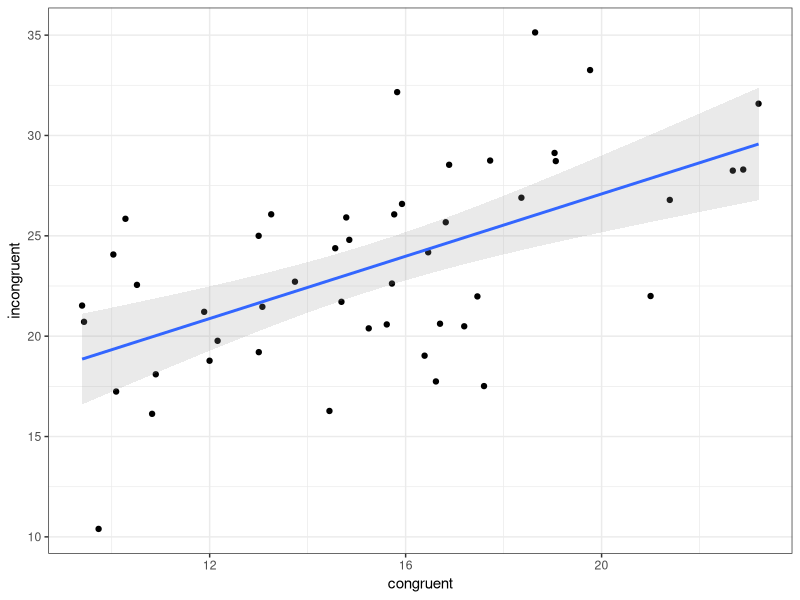

The R source for this figure: (Note: this script raises an error after producing the figure.)
# basic operators  <-- also note # for comments

2 + 2

10 - 7

6 * 3

5/2

2^5 # or 2**5

# assignment

x <- 2 + 3
x

# vectors

y <- c(1, 2, 3, 4, 5)
y

z <- seq(0, 1, by = .1)
z

## operating on vectors returns vectors
y + 5 

y == 4 

## indexing vectors

y[1] # 1-indexed

z[2:5] # grabbing a slice, from indices 2 to 5

y[y<4] # get elements of y less than 4

y[y%%2==1] # get odd elements of y

# functions

mean(z)

sd(z)
length(z)

sqrt(11)

## defining new functions

se <- function(x){sd(x)/sqrt(length(x))}

se(z)

## loading packages with library()

library(tidyverse) # ggplot2, readr, dplyr, etc.

## loading data

df <- read_csv("stroop-2014.csv")

## inspecting data

df

head(df)

glimpse(df) # dplyr

View(df)

## plotting

ggplot(df, aes(x = congruent, y = incongruent)) + 
  geom_point() +
  geom_smooth(method="lm", alpha=.2) +
  theme_bw()

## debugging warnings/errors

sqrt(-1) # Warning Message: NaNs produced

Head(df) # Error: could not find function "Head"

z - mean # Error: non-numeric argument to binary operator

data$congruent # Error: object of type 'closure' is not subsettable

### --------------

## some tricky stuff (the sharp bits)

mean(c(1,2,3,4,5,NA)) # returns NA

y[6] # returns NA (there is nothing in the 6th index)

sqrt(2)
print(sqrt(2), digits=20) # wikipedia says 1.4142135623730950488…

2 - sqrt(2)^2 # = 0?

my_float <- 2 - sqrt(2)^2

my_float == 0 # FALSE
all.equal(my_float, 0) # TRUE

